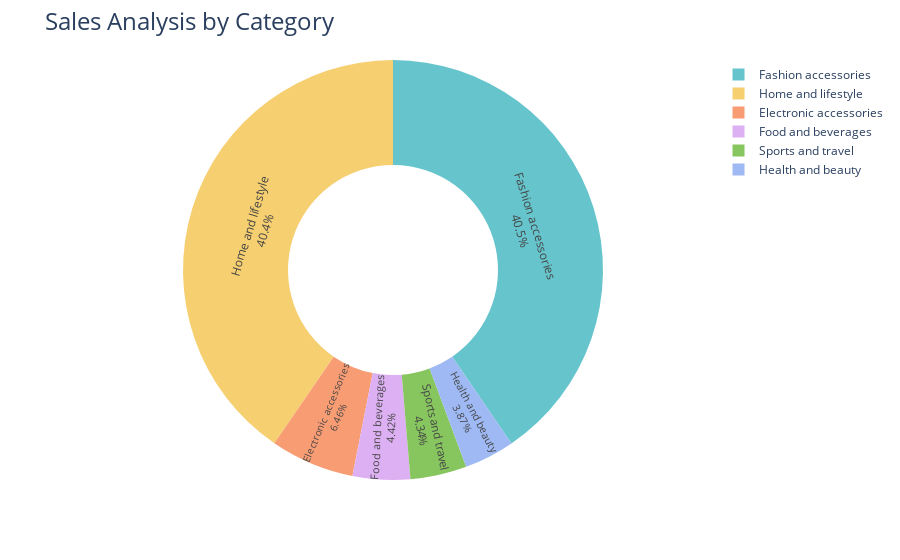

Notebook cell for this chart:
### Markdown cell above
### Sales Analysis by Category

### Code cell
sales_by_category = df.groupby('category')['total'].sum().reset_index()


fig = px.pie(sales_by_category, 
             values='total', 
             names='category', 
             hole=0.5, 
             color_discrete_sequence=px.colors.qualitative.Pastel)

fig.update_traces(textposition='inside', textinfo='percent+label')
fig.update_layout(title_text='Sales Analysis by Category', title_font=dict(size=24))

fig.show()

### Figure 1 — Plotly figure (JSON) as saved in the notebook; plotly's stock layout.template omitted (floating-point values rounded to 4 significant figures)
{"data": [{"domain": {"x": [0, 1], "y": [0, 1]}, "hole": 0.5, "hovertemplate": "category=%{label}<br>total=%{value}<extra></extra>", "labels": ["Electronic accessories", "Fashion accessories", "Food and beverages", "Health and beauty", "Home and lifestyle", "Sports and travel"], "legendgroup": "", "name": "", "showlegend": true, "textinfo": "percent+label", "textposition": "inside", "type": "pie", "values": [78180.0, 489500.0, 53470.0, 46850.0, 489300.0, 52500.0]}], "layout": {"legend": {"tracegroupgap": 0}, "margin": {"t": 60}, "piecolorway": ["rgb(102, 197, 204)", "rgb(246, 207, 113)", "rgb(248, 156, 116)", "rgb(220, 176, 242)", "rgb(135, 197, 95)", "rgb(158, 185, 243)", "rgb(254, 136, 177)", "rgb(201, 219, 116)", "rgb(139, 224, 164)", "rgb(180, 151, 231)", "rgb(179, 179, 179)"], "title": {"font": {"size": 24}, "text": "Sales Analysis by Category"}}}
